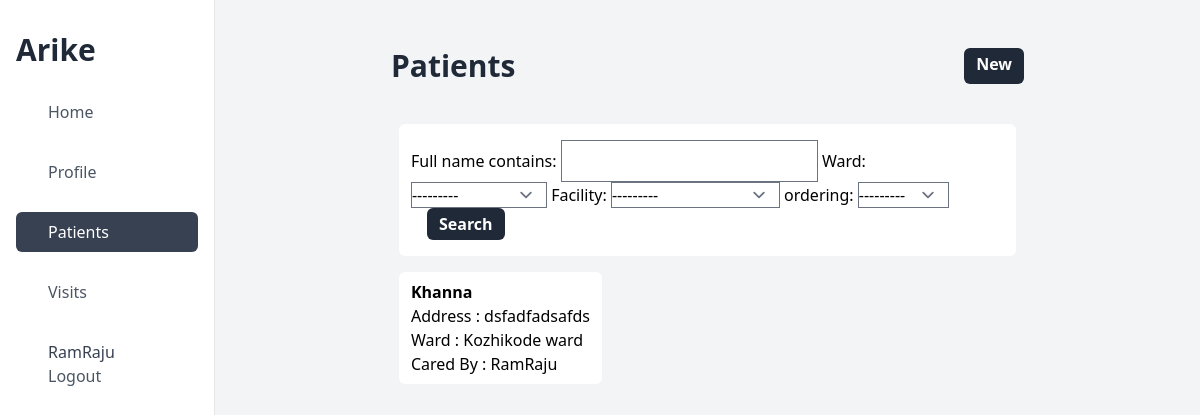
Page /list/patient (signed in) on the committed database.
### apps/models.py (models this page shows, shortened)
class CustomUser(AbstractUser):
    full_name = models.CharField(max_length=150, blank=True)
    role = models.CharField(choices=USER_ROLES, max_length=20, blank=False)
    phone = models.CharField(max_length=14, validators=[phone_number_regex])
    is_verified = models.BooleanField(default=False)
    district = models.ForeignKey(
        District, on_delete=models.PROTECT, blank=True, null=True
    )
    facility = models.ForeignKey(
        Facility, on_delete=models.PROTECT, blank=True, null=True
    )
    schedule_alert_time = models.DateTimeField(null=True)
    created_at = models.DateTimeField(auto_now_add=True)
    updated_at = models.DateTimeField(auto_now=True)
    deleted = models.BooleanField(default=False)

class Patient(models.Model):
    full_name = models.CharField(max_length=150)
    date_of_birth = models.DateField()
    address = models.TextField(default="")
    landmark = models.CharField(max_length=100)
    phone = models.CharField(max_length=14, validators=[phone_number_regex])
    gender = models.CharField(max_length=20, choices=GENDER_CHOICES)
    emergency_phone_number = models.CharField(
        max_length=14, validators=[phone_number_regex]
    )
    expired_time = models.DateTimeField(blank=True, null=True)
    ward = models.ForeignKey(Ward, on_delete=models.PROTECT)
    facility = models.ForeignKey(Facility, on_delete=models.PROTECT, null=True)
    nurse = models.ForeignKey(
        CustomUser, blank=False, on_delete=models.PROTECT, null=True
    )
    created_at = models.DateTimeField(auto_now_add=True)
    updated_at = models.DateTimeField(auto_now=True)
    deleted = models.BooleanField(default=False)

class Ward(models.Model):
    name = models.CharField(max_length=30)
    number = models.CharField(max_length=30)
    lsg = models.ForeignKey(Lsgbody, on_delete=models.PROTECT)
    created_at = models.DateTimeField(auto_now_add=True)
    updated_at = models.DateTimeField(auto_now=True)
    deleted = models.BooleanField(default=False)
    def __str__(self):
        return self.name

### apps/views.py (the view)
# urls.py: path("list/patient", PatientListView.as_view()),
class PatientListView(LoginRequiredMixin, UserPermissionMixin, FilterView):
    permission_required = "District Admin", "Primary Nurse", "Secondary Nurse"
    model = Patient
    template_name = "Patient/list.html"
    context_object_name = "patients"
    filterset_class = PatientFilter
    def get_queryset(self):
        if self.request.user.role == "District Admin":
            patients = Patient.objects.filter(
                deleted=False,
            )
        else:
            patients = Patient.objects.filter(
                deleted=False, facility=self.request.user.facility
            )
        return patients

### apps/Mixin.py (called while the page is built)
    def has_permission(self):
        perms = self.get_permission_required()
        if self.request.user.role in perms:
            return True
        else:
            return False

### apps/models.py (called while the page is built)
    def __str__(self):
        return self.name

### templates/Patient/list.html
{% extends "base_dashboard.html" %}
{% block content %}
    <div class="flex justify-between  my-8">
        <h1 class="text-3xl font-bold text-gray-800">Patients</h1>
        <a class="bg-gray-800 text-white font-bold text-1xl px-3 py-1 rounded-md text-center" href="/create/patient">New</a>
    </div>
    <form class="px-3 py-4 bg-white m-2 rounded-md "method="get">
        {{ filter.form }}
        <button class="bg-gray-800 text-white font-bold text-1xl px-3 py-1 rounded-md text-center mx-4" type="submit">Search</button>
    </form>
    <div id="list_of_users" class="flex wrap">
        {% for patient in patients %}
            <a class="px-3 py-2 bg-white m-2 rounded-md" href="/detail/patient/{{ patient.id }}">
                <p class="font-semibold">{{ patient.full_name }}</p>
                <p>Address : {{ patient.address }}</p>
                <p>Ward : {{ patient.ward }}</p>
                <p>Cared By : {{ patient.nurse }}</p>
            </a>
        {% endfor %}
    </div>
{% endblock content %}

### templates/base_dashboard.html (shortened to what this page needs)
{% load static tailwind_tags %}
<!DOCTYPE html>
<html lang="en">
<head>
    {% tailwind_css %}
    <script src="https://cdn.tailwindcss.com"></script>
</head>
<body>
    <div class="flex">
        <div class="flex flex-col w-64 h-screen px-4 py-8 overflow-y-auto border-r">
        <h2 class="text-3xl font-semibold text-left text-gray-800">Arike</h2>
        <div class="flex flex-col justify-between mt-6">
            <aside>
            <ul>
                <li>
                <a class="flex items-center px-4 py-2 text-gray-600 rounded-md  hover:bg-gray-200 {% if request.path == '/' %} text-white bg-gray-700 {% endif %}" href="/">
                    <span class="mx-4 font-medium">Home</span>
                </a>
                </li>
                <li>
                    <a class="flex items-center px-4 py-2 mt-5 text-gray-600 rounded-md hover:bg-gray-200 {% if '/detail/user/' in request.path %} text-white bg-gray-700 {% endif %}" href="/detail/user/{{ request.user.id }}">
                        <span class="mx-4 font-medium">Profile </span>
                    </a>
                </li>
                <li>
                    <a class="flex items-center px-4 py-2 mt-5 text-gray-600 rounded-md hover:bg-gray-200 {% if '/list/patient' in request.path %} text-white bg-gray-700 {% endif %}" href="/list/patient">
                        <span class="mx-4 font-medium">Patients </span>
                    </a>
                </li>
                <li>
                    <a class="flex items-center px-4 py-2 mt-5 text-gray-600 rounded-md hover:bg-gray-200 {% if '/list/visitschedule' in request.path %} text-white bg-gray-700 {% endif %}" href="/list/visitschedule">
                        <span class="mx-4 font-medium">Visits </span>
                    </a>
                </li>
                <li>
                    <a class="flex flex-col items-start px-4 py-2 mt-5 text-gray-600 rounded-md hover:bg-gray-200" href="/logout">
                        <span class="mx-4 text-gray-700 font-medium">{{ request.user }}</span>
                        <span class="mx-4 font-medium">Logout </span>
                    </a>
                </li>
            </ul>
            </aside>
        </div>
        </div>
        <div class="w-screen h-screen p-4  overflow-y-auto bg-gray-100">
        <div class="flex flex-col px-40">
            {% block content %}
            {% endblock content %}
        </div>
    </div>
</body>
</html>

### rows in the picture
CustomUser: user "RamRaju"
Patient: full_name "Khanna", address "dsfadfadsafds", ward "Kozhikode ward", nurse "RamRaju"
